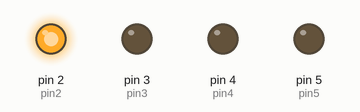
This sketch was run on a simulated Arduino Uno, built with avr-gcc and run on an emulated ATmega328P. Shown: output pins drawn as LEDs (lit = HIGH).

Above: at 0.05 s.
At 0.35 s:
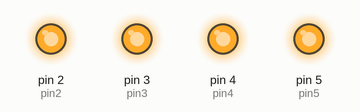
At 0.75 s:
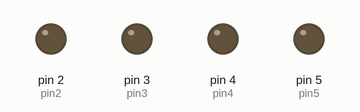
At 1.35 s:
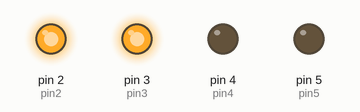
At 2.85 s:
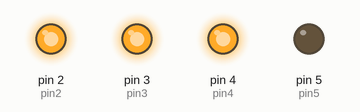
Timing chart, 0 to 3.1 s (numbered marks = the images above):
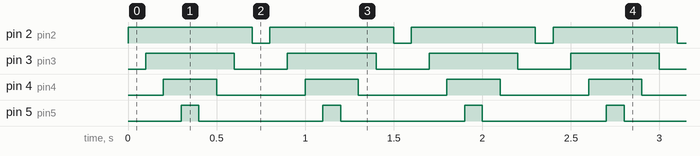

Measured:
- by itself, pin 2 (pin2): alternates HIGH for 0.70 s and LOW for 0.10 s
- by itself, pin 3 (pin3): alternates HIGH for 0.50 s and LOW for 0.30 s
- by itself, pin 4 (pin4): alternates HIGH for 0.30 s and LOW for 0.50 s
- by itself, pin 5 (pin5): alternates HIGH for 0.10 s and LOW for 0.70 s

The sketch:

LED_lightup_reverseoff.ino
```cpp
int pin2=2;
int pin3=3;
int pin4=4;
int pin5=5;
int time=100;
void setup() {
  // put your setup code here, to run once:
pinMode(pin2,OUTPUT);
pinMode(pin3,OUTPUT);
pinMode(pin4,OUTPUT);
pinMode(pin5,OUTPUT);
}

void loop() {
  // put your main code here, to run repeatedly:
for (int i=pin2; i<=pin5;i++){
  digitalWrite(i,HIGH);
  delay(time);
}
for (int i=pin5; i>=pin2; i--){
  digitalWrite(i,LOW);
  delay(time);
}
}
```
